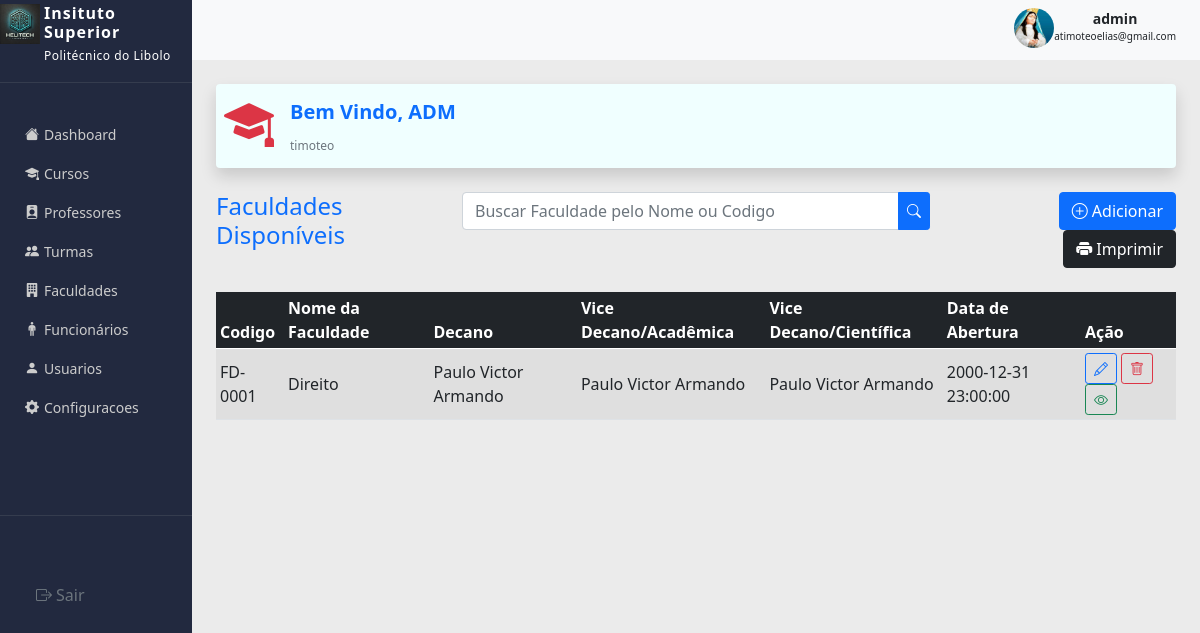
Screenshot of /App/Views/adm/faculdade.php (signed in) with the database file from the repository.
### tables this page shows
CREATE TABLE `faculdade` (
  `id_faculdade` int NOT NULL,
  `faculdade` varchar(255) NOT NULL,
  `codigo` varchar(255) NOT NULL,
  `data_abertura` timestamp NULL DEFAULT NULL,
  `decano` int NOT NULL,
  `vice_decano_academica` int NOT NULL,
  `vice_decano_cientifica` int NOT NULL
);

CREATE TABLE `funcionario` (
  `id_funcionario` int NOT NULL,
  `codigo` varchar(255) NOT NULL,
  `nome` varchar(255) NOT NULL,
  `nif` varchar(14) NOT NULL,
  `genero` varchar(255) NOT NULL,
  `data_nascimento` date NOT NULL,
  `formacao` varchar(255) DEFAULT NULL,
  `nivel` varchar(100) DEFAULT NULL,
  `funcao` varchar(100) NOT NULL,
  `imagem` varchar(255) NOT NULL,
  `email` varchar(100) DEFAULT NULL,
  `telefone` varchar(100) NOT NULL,
  `data_cadastro` timestamp NOT NULL DEFAULT CURRENT_TIMESTAMP,
  `data_atualizado` timestamp NOT NULL DEFAULT CURRENT_TIMESTAMP ON UPDATE CURRENT_TIMESTAMP,
  `usuario` int DEFAULT NULL
);

### App/Controller/FaculdadeController.php (called while the page is built, shortened)
<?php
    require_once __DIR__ . '/../Model/DAO/FaculdadeDao.php';
    class FaculdadeController {
        private FaculdadeDao $faculdadeDao;
        public function __construct(FaculdadeDao $faculdadeDao) {
            $this->faculdadeDao = $faculdadeDao;
        }
        public function index() {
            return $this->faculdadeDao->read();
        }
    }

### Config/config.php (called while the page is built)
<?php
    class Connect{
        private static PDO $conn;
        public static function getConn()
        {
            if (!isset(self::$conn)) {
                try {
                    self::$conn = new PDO(
                        "mysql:host=localhost;dbname=isp-libolo;charset=utf8mb4",
                        "dev",
                        ""
                    );
                    self::$conn->setAttribute(
                        PDO::ATTR_ERRMODE,
                        PDO::ERRMODE_EXCEPTION
                    );
                } catch (PDOException $e) {
                    die("Erro ao conectar ao banco de dados: " . $e->getMessage());
                }
            }
            return self::$conn;
        }
    }

### App/Model/DAO/FaculdadeDao.php (called while the page is built, shortened)
<?php
    require_once __DIR__ . '/../../../Config/config.php';
    class FaculdadeDao{
        public function read(){
            $sql = "SELECT f.id_faculdade,
                f.faculdade, f.codigo, f.data_abertura,
                d.nome AS decano,
                vda.nome AS vice_decano_academica,
                vdc.nome AS vice_decano_cientifica FROM faculdade f
            JOIN funcionario d ON f.decano = d.id_funcionario
            JOIN funcionario vda ON f.vice_decano_academica = vda.id_funcionario
            JOIN funcionario vdc ON f.vice_decano_cientifica = vdc.id_funcionario
            ";
            $res = Connect::getConn()->query($sql);
            $faculdade = $res->rowCount()>0 ? $res->fetchAll(PDO::FETCH_ASSOC) : [];
            return $faculdade;
        }
    }

### App/Views/adm/faculdade.php (the view, shortened to what this page needs)
<?php
    require_once __DIR__ . '/../../Controller/FaculdadeController.php';
    require_once __DIR__ . '/../../Model/DAO/FaculdadeDao.php';
    $FaculdadeDao = new FaculdadeDao();
    $FaculdadeController = new FaculdadeController($FaculdadeDao);
    $faculdade = $FaculdadeController->index();
?>
<!DOCTYPE html>
<html lang="pt-br">
<head>
    <link rel="stylesheet" href="../../../Public/CSS/bootstrap.min.css">
    <link rel="stylesheet" href="../../../Public/bootstrap-icons/font/bootstrap-icons.min.css">
    <link rel="stylesheet" href="../../../Public/CSS/style.css">
    <link rel="stylesheet" href="../../../Public/JS/action.js">
</head>
<body>
    <section class="wrapper">
        <?php include_once '../resource/sidebar.php' ?>
        <div class="section">
            <?php include_once '../resource/header.php'?>
            <div class="container p-4 body">
                <div class="rounded shadow p-2 card-adm" style="background:azure;">
                    <div class="d-flex">
                        <div>
                            <h1 class="text-danger  me-3"><i class="bi bi-mortarboard-fill"></i></h1>
                        </div>
                        <div>
                            <h5 class="text-primary fw-bolder mt-2">Bem Vindo, ADM</h5>
                            <small class="mt-0 pt-0 text-secondary" style="font-size:12px"><?php echo isset($_SESSION['usuario_logged']['nome']) ? htmlspecialchars($_SESSION['usuario_logged']['nome']) : 'Not Found'; ?></small>
                        </div>
                    </div>
                </div>
                <div class="mt-4">
                    <div class="row">
                        <div class="col-sm-12 col-md-4 col-lg-3 mb-3">
                            <h4 class="text-primary">Faculdades Disponíveis</h4>
                        </div>
                        <div class="col-sm-12 col-md-6 col-lg-6 mb-3">
                            <form action="" method="POST" class="w-100">
                                <div class="input-group">
                                    <input type="text" class="form-control" placeholder="Buscar Faculdade pelo Nome ou Codigo" aria-label="Username" aria-describedby="basic-addon1">
                                    <button class="btn btn-sm btn-primary" type="submit"><i class="bi bi-search"></i></button>
                                </div>
                            </form>
                        </div>
                        <div class="col-sm-12 col-md-3 col-lg-3 text-end mb-3">
                            <a href="add_faculdade.php" class="btn btn-primary"><i class="bi bi-plus-circle"></i> Adicionar</a>
                            <button class="btn btn-dark" data-bs-toggle="modal" data-bs-target="#exampleModal"><i class="bi bi-printer-fill"></i> Imprimir</button>
                        </div>
                    </div>
                </div>
                <div class="table-responsive mt-2">
                    <table class="table align-middle table-sm table-striped table-hover">
                        <thead class="table-dark">
                            <tr>
                                <th>Codigo</th>
                                <th>Nome da Faculdade</th>
                                <th>Decano</th>
                                <th>Vice Decano/Acadêmica</th>
                                <th>Vice Decano/Científica</th>
                                <th>Data de Abertura</th>
                                <th>Ação</th>
                            </tr>
                        </thead>
                        <tbody >
                            <?php foreach($faculdade as $trim): ?>
                            <tr class="fs-6">
                                <td><?= $trim['codigo'] ?></td>
                                <td><?= $trim['faculdade'] ?></td>
                                <td><?= $trim['decano']?></td>
                                <td><?= $trim['vice_decano_academica'] ?></td>
                                <td><?= $trim['vice_decano_cientifica']?></td>
                                <td><?= $trim['data_abertura'] ?></td>
                                <td>
                                    <button class="btn btn-sm btn-outline-primary"><i class="bi bi-pencil"></i></button>
                                    <button class="btn btn-sm btn-outline-danger"><i class="bi bi-trash"></i></button>
                                    <button class="btn btn-sm btn-outline-success"><i class="bi bi-eye"></i></button>
                                </td>
                            </tr>
                            <?php endforeach; ?>
                        </tbody>
                    </table>
                </div>
            </div>
        </div>
    </section>
</body>
</html>

### Public/CSS/style.css (style rules this page uses)
* { margin:0; padding:0; box-sizing:border-box; }
body { font-family:'Segoe UI', Tahoma, Geneva, Verdana, sans-serif; }
.wrapper { display:flex; min-height:100vh; background:#ebebeb; }
.section { width:84% }
h1 { font-size: 50px; }
.card table thead, tbody { font-size: 10px; }

### rows the page displays
faculdade: codigo "FD-0001", faculdade "Direito", decano.nome "Paulo Victor Armando", data_abertura "2000-12-31 23:00:00"

### other values shown
$_SESSION['usuario_logged']['perfil'] "admin"
$_SESSION['usuario_logged']['email'] "atimoteoelias@gmail.com"
$_SESSION['usuario_logged']['nome'] "timoteo"
